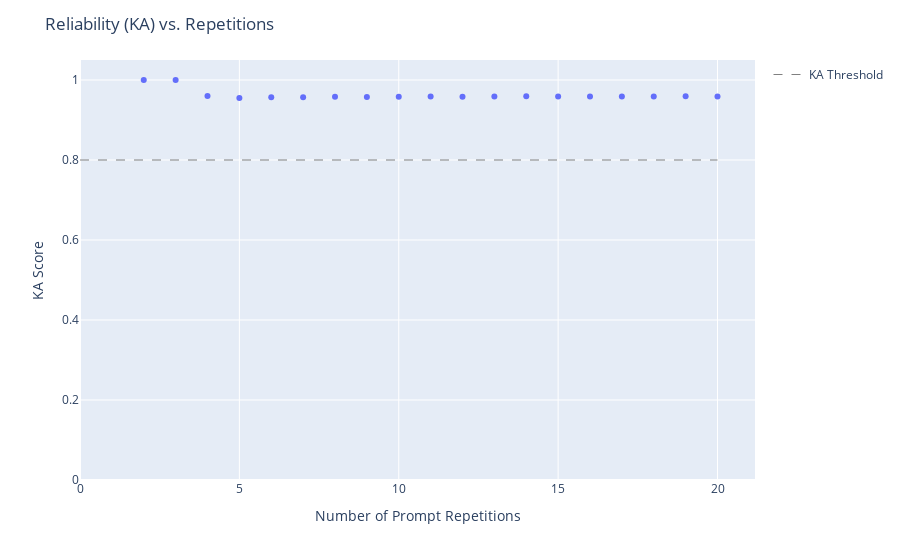

The notebook cell saved with this chart:
### Code cell
KA,df, ka_scores, iterrations_no = tt.baseline_stochasticity(prompt,prompt_postfix,iterations=20)

### Figure 1 — Plotly figure (JSON) as saved in the notebook; plotly's stock layout.template omitted (floating-point values rounded to 4 significant figures)
{"data": [{"hovertemplate": "Repetitions=%{x}<br>KA Score=%{y}<extra></extra>", "legendgroup": "", "marker": {"color": "#636efa", "symbol": "circle"}, "mode": "markers", "name": "", "orientation": "v", "showlegend": false, "type": "scatter", "x": [2, 3, 4, 5, 6, 7, 8, 9, 10, 11, 12, 13, 14, 15, 16, 17, 18, 19, 20], "xaxis": "x", "y": [1, 1, 0.96, 0.9551, 0.9569, 0.9567, 0.958, 0.9575, 0.9579, 0.9587, 0.9582, 0.9587, 0.9593, 0.9587, 0.9587, 0.9588, 0.9589, 0.9592, 0.959], "yaxis": "y"}, {"line": {"color": "black", "dash": "dash", "width": 0.5}, "mode": "lines", "name": "KA Threshold", "type": "scatter", "x": [0, 20], "y": [0.8, 0.8]}], "layout": {"hovermode": "closest", "legend": {"tracegroupgap": 0}, "margin": {"t": 60}, "title": {"text": "Reliability (KA) vs. Repetitions"}, "xaxis": {"anchor": "y", "domain": [0, 1], "title": {"text": "Number of Prompt Repetitions"}}, "yaxis": {"anchor": "x", "domain": [0, 1], "range": [0, 1.05], "title": {"text": "KA Score"}}}}
